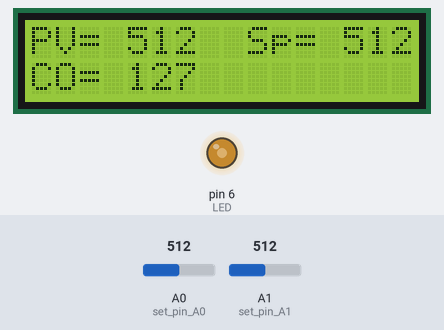
The sketch below on a simulated Arduino Uno, built with avr-gcc and run on an emulated ATmega328P. Parts: 16×2 character LCD, output pins drawn as LEDs (lit = HIGH). Inputs (shaded band) come from the test bench; at power-on: A1 (set_pin_A1) = 512, A0 (set_pin_A0) = 512. What the sketch prints to the serial monitor is not drawn.

Above: at 1.2 s.
1.3 s: A1 (set_pin_A1) set to 716
At 2.2 s:
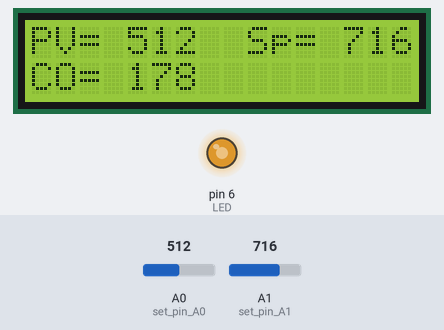
2.8 s: A1 (set_pin_A1) set to 106
At 3.3 s:
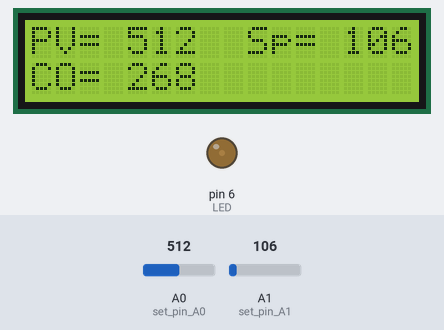
4.3 s: A1 (set_pin_A1) set to 89
At 5.4 s:
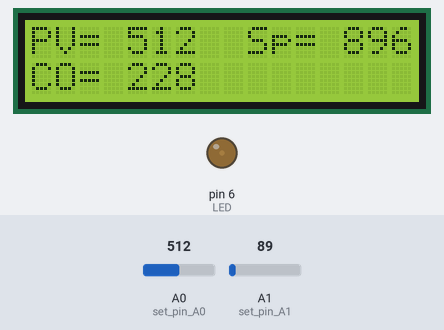
5.8 s: A1 (set_pin_A1) set to 0
At 6.3 s:
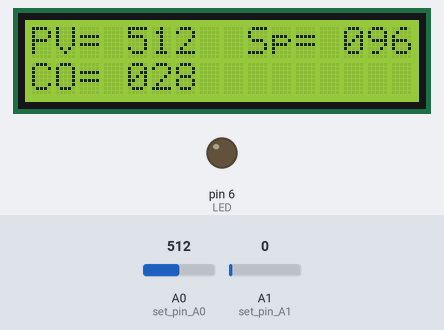
7.4 s: A1 (set_pin_A1) set to 387
At 8.3 s:
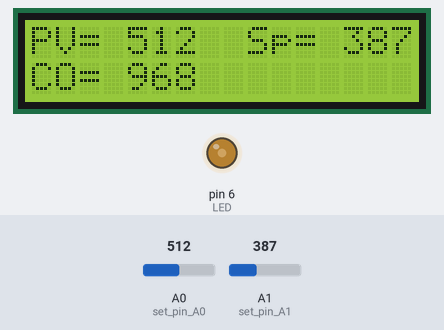
8.9 s: A1 (set_pin_A1) set to 412
At 10.3 s:
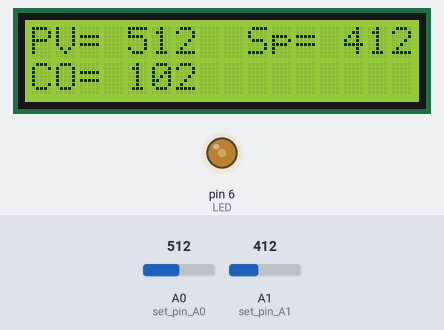
Timing chart, 0 to 11.4 s (numbered marks = the images above; inputs shaded):
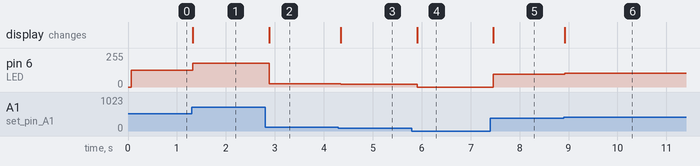

Measured:
- after the input at 1.3 s, pin 6 (LED): 127/255 → 178/255 at once; the display: changes at once (image 1)
- after the input at 2.8 s, pin 6 (LED): 178/255 → 26/255 after 0.09 s; the display: changes after 0.09 s (image 2)
- after the input at 4.3 s, pin 6 (LED): 26/255 → 22/255 after 0.05 s; the display: changes after 0.05 s (image 3)
- after the input at 5.8 s, pin 6 (LED): 22/255 → 0/255 after 0.11 s; the display: changes after 0.11 s (image 4)
- after the input at 7.4 s, pin 6 (LED): 0/255 → 96/255 after 0.06 s; the display: changes after 0.06 s (image 5)
- after the input at 8.9 s, pin 6 (LED): 96/255 → 102/255 at once; the display: changes at once (image 6)

The sketch:

LIA_manual_arduino.ino
```cpp
/* The following program is designed to create a controller using manual control. The
The controller will output a signal to an LED, which will then be read by an LDR. The
state of the LDR will be read as an analog input. The setpoint (Sp) will be what the
light intensity of the LED should be and the LDR will output the process value (PV).
Based on the results, the output to the LED will be controlled using an analog output,
which will be controlled by a potentiometer that will determine the set point. The values
will then be printed on a serial and lcd monitor. */

#include <LiquidCrystal.h>    //include liquid crystal library

LiquidCrystal lcd(12, 11, 5, 4, 3, 2);

int LED= 6;           //set integer LED to 6

void setup() {

pinMode(LED,OUTPUT);     //set LED as an output
pinMode(A0, INPUT);     //set pin A0 (analog input 0) as an INPUT
pinMode(A1, INPUT);     //set pin A1 (analog input 1) as an INPUT
Serial.begin(9600);      //serial begin at 9600 bps
lcd.begin(16, 2);        //lcd begin at 16 columns 2 rows

}

void loop() {

int PV= analogRead(A0);         //set int PV to read the analog input of A0
Serial.print("PV= ");           //serial print "  PV= "
Serial.print(PV);               //serial print PV
lcd.setCursor(0,0);            //set the lcd cursor to column 0 row 0
lcd.print("PV= ");           //lcd print "PV= "
lcd.print(PV);               //lcd print PV

int Sp= analogRead(A1);         //set int Sp to read the analog input of A0
Serial.print("   Sp= ");         //serial print "  Sp= "
Serial.print(Sp);                 //serial print Sp
lcd.setCursor(9,0);           //set the lcd cursor to column 9 row 0
lcd.print("Sp= ");           //lcd print "Sp= "
lcd.print(Sp);               //lcd print Sp


int CO= map(Sp, 0, 1023, 0, 255);      //set int CO to map the Sp from bits to analog values
Serial.print("   CO= ");             //serial print "   CO= "
Serial.println(CO);                  //serial print CO
lcd.setCursor(0,1);                   //set lcd cursor to to column 0 row 1
lcd.print("CO= ");                   //lcd print "CO= "
lcd.print(CO);                   //lcd print CO

analogWrite(LED, CO);            //analog write LED state based on CO value
delay(100);                   //delay 100 milliseconds

}
```
